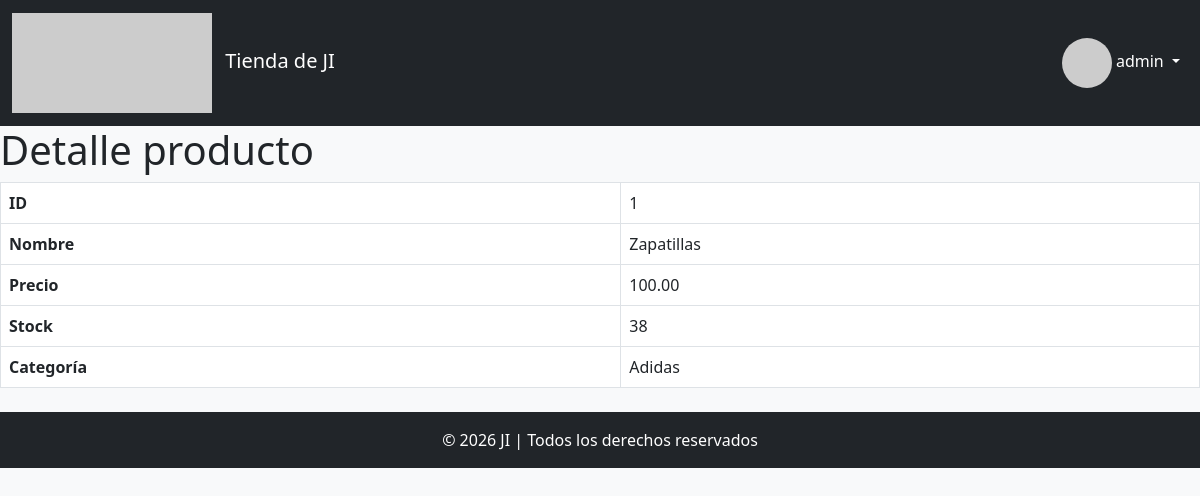
Screenshot of /tienda/admin/productos/1 (signed in) with the database file from the repository.
### app/models.py (models this page shows, shortened)
class Usuario(AbstractUser):
    foto = models.ImageField(upload_to='usuario/', null=True, blank=True)
    vip = models.BooleanField(default=False)
    saldo = models.DecimalField(decimal_places=2, max_digits=12, default=0.00)
    bio = models.TextField(null=True, blank= True)
    class Meta:
        verbose_name = "Usuario"
        verbose_name_plural = "Usuarios"

class Producto(models.Model):
    nombre = models.CharField(max_length=50)
    marca = models.ForeignKey("Marca", on_delete=models.CASCADE)
    modelo = models.CharField(max_length=50)
    unidades = models.IntegerField()
    precio = models.DecimalField(decimal_places=2, max_digits=12, default=0.00)
    vip = models.BooleanField(default=False)
    foto = models.ImageField(upload_to='productos/', null=True, blank=True)
    class Meta:
        verbose_name = "Producto"
        verbose_name_plural = "Productos"
        unique_together = ['nombre','marca']

class Marca(models.Model):
    nombre = models.CharField(max_length=30, unique=True)
    def __str__(self):
        return f'{self.nombre}'
    class Meta:
        verbose_name = "Marca"
        verbose_name_plural = "Marcas"

### app/views.py (the view)
# urls.py: path('admin/productos/<int:pk>', ProductoDetailView.as_view(), name='producto_detalle'),
class ProductoDetailView(DetailView):
    model = Producto
    template_name = 'app/producto/producto_detalle.html'
    context_object_name = 'producto'

### app/templates/app/producto/producto_detalle.html
{% extends "../base.html" %}
{% block contenido %}
<h1>Detalle producto</h1>
<table class="table table-bordered">
    <tr>
        <th>ID</th>
        <td>{{ producto.id }}</td>
    </tr>
    <tr>
        <th>Nombre</th>
        <td>{{ producto.nombre }}</td>
    </tr>
    <tr>
        <th>Precio</th>
        <td>{{ producto.precio }}</td>
    </tr>
    <tr>
        <th>Stock</th>
        <td>{{ producto.unidades }}</td>
    </tr>
    <tr>
        <th>Categoría</th>
        <td>{{ producto.marca }}</td>
    </tr>
</table>
{% endblock %}

### app/templates/app/base.html (shortened to what this page needs)
<!DOCTYPE html>
<html lang="es">
<head>
    <link href="https://cdn.jsdelivr.net/npm/bootstrap@5.3.0/dist/css/bootstrap.min.css" rel="stylesheet">
</head>
<body class="bg-light">
    <nav class="navbar navbar-expand-lg navbar-dark bg-dark">
        <div class="container-fluid">
            <a class="navbar-brand" href="">
                <img src="https://picsum.photos/200/100" alt="Logo" class="me-2"> Tienda de JI
            </a>
            <div class="collapse navbar-collapse justify-content-end" id="navbarNav">
                <ul class="navbar-nav">
                    <li class="nav-item dropdown">
                        <a class="nav-link dropdown-toggle text-white" href="" role="button" data-bs-toggle="dropdown">
                            <img src="https://picsum.photos/50/50" class="rounded-circle" alt="User"> {{user.username}}
                        </a>
                    </li>
                </ul>
            </div>
        </div>
    </nav>
    {% block contenido %}
    {% endblock %}
    <footer class="bg-dark text-white text-center py-3 mt-4">
        © 2026 JI | Todos los derechos reservados
    </footer>
</body>
</html>

### rows the page displays
Usuario: username "admin"
Producto: id "1", nombre "Zapatillas", precio "100.00", unidades "38", marca "Adidas"
